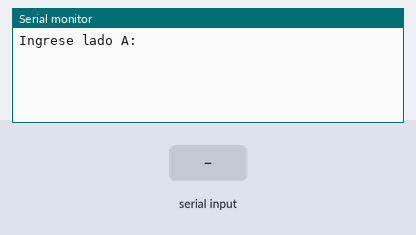
Recording of a sketch running on a simulated Arduino Uno, built with avr-gcc and run on an emulated ATmega328P. Parts: the last lines printed to the serial monitor. The test bench sets the inputs (shaded band).

Above: at 1.2 s.
1.3 s: "90,45\n" received over Serial
At 3.8 s:
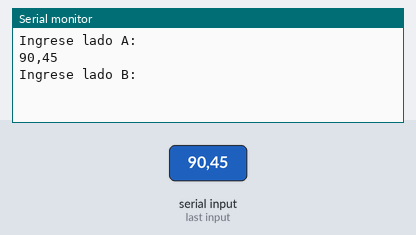
4.1 s: "30,150\n" received over Serial
At 6.3 s:
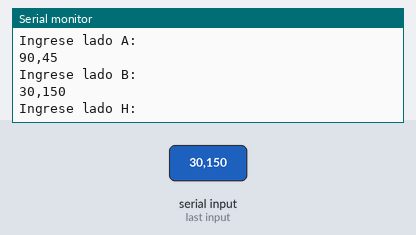
6.8 s: "0\n" received over Serial
At 7.99 s:
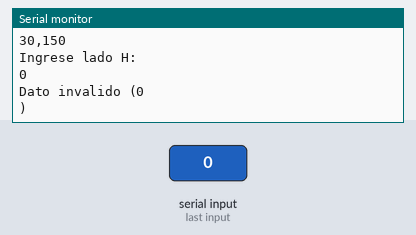
9.4 s: "3\n" received over Serial
At 11.7 s:
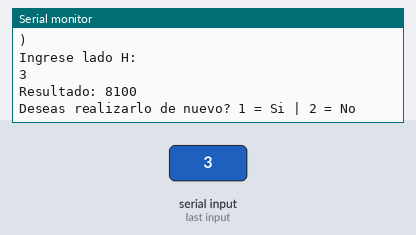

Measured:
- after the input at 1.3 s, the serial monitor: prints a new line after 1.2 s (image 1)
- after the input at 4.1 s, the serial monitor: prints a new line after 1.1 s (image 2)
- after the input at 6.8 s, the serial monitor: prints a new line after 1.1 s (image 3)
- after the input at 9.4 s, the serial monitor: prints a new line after 1.1 s (image 4)

The sketch:

Prog_02_VolumenCuadrilatero.ino
```cpp
//2. Volumen de un cuadrilátero dadas las medidas de cada uno de sus lados

void setup() {
    Serial.begin(9600);
//    Serial.timeout(10);
}

int x, y, h, v, res;
String valor, msg;
int edo = 0;
void loop() {
    switch(edo){
        case 0: case 3: case 6:
            if(edo == 0)
                msg = "A";
            else if(edo == 3)
                msg = "B";
            else if(edo == 6)
                msg = "H";

            Serial.println("Ingrese lado " + msg + ": ");
            edo++;
        break;
        case 1: case 4: case 7: case 11:
            if(Serial.available()>0){
                valor = Serial.readString();
                edo++;
            }
        break;
        case 2: case 5: case 8: case 12:
            Serial.println(valor);
            if(!valor.equals("")){
                v = valor.toInt();
                if(v == 0)
                    goto back;

                if(edo == 2)
                    x = v;
                else if(edo == 5)
                    y = v;
                else if(edo == 8)
                    h = v;
                else{
                    if(v == 1)
                        edo = 0;
                    else
                        edo++;
                    break;
                }
                edo++;
            }
            else{
                back:
                Serial.println("Dato invalido ("+valor+")");
                edo -= 2;
            }
        break;
        case 9:
            res = x * y * h;
            Serial.println("Resultado: "+String(res));
            edo++;
        break;
        case 10:
            Serial.println("Deseas realizarlo de nuevo? 1 = Si | 2 = No");
            edo++;
        break;
    }
    delay(100);
}
```
